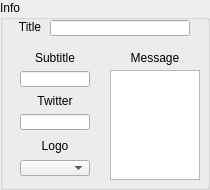
       <widget class="QGroupBox" name="InfoGroupbox">
        <property name="sizePolicy">
         <sizepolicy hsizetype="Fixed" vsizetype="Fixed">
          <horstretch>0</horstretch>
          <verstretch>0</verstretch>
         </sizepolicy>
        </property>
        <property name="minimumSize">
         <size>
          <width>210</width>
          <height>190</height>
         </size>
        </property>
        <property name="maximumSize">
         <size>
          <width>210</width>
          <height>190</height>
         </size>
        </property>
        <property name="title">
         <string>Info</string>
        </property>
        <widget class="QWidget" name="layoutWidget_11">
         <property name="geometry">
          <rect>
           <x>10</x>
           <y>50</y>
           <width>91</width>
           <height>131</height>
          </rect>
         </property>
         <layout class="QVBoxLayout" name="verticalLayout_7">
          <item alignment="Qt::AlignHCenter">
           <widget class="QLabel" name="SubtitleLabel">
            <property name="sizePolicy">
             <sizepolicy hsizetype="Fixed" vsizetype="Fixed">
              <horstretch>0</horstretch>
              <verstretch>0</verstretch>
             </sizepolicy>
            </property>
            <property name="minimumSize">
             <size>
              <width>60</width>
              <height>13</height>
             </size>
            </property>
            <property name="maximumSize">
             <size>
              <width>60</width>
              <height>13</height>
             </size>
            </property>
            <property name="text">
             <string>Subtitle</string>
            </property>
            <property name="alignment">
             <set>Qt::AlignCenter</set>
            </property>
           </widget>
          </item>
          <item alignment="Qt::AlignHCenter">
           <widget class="QLineEdit" name="SubtitleEdit">
            <property name="sizePolicy">
             <sizepolicy hsizetype="Fixed" vsizetype="Fixed">
              <horstretch>0</horstretch>
              <verstretch>0</verstretch>
             </sizepolicy>
            </property>
            <property name="minimumSize">
             <size>
              <width>70</width>
              <height>16</height>
             </size>
            </property>
            <property name="maximumSize">
             <size>
              <width>70</width>
              <height>16</height>
             </size>
            </property>
            <property name="layoutDirection">
             <enum>Qt::RightToLeft</enum>
            </property>
           </widget>
          </item>
          <item alignment="Qt::AlignHCenter">
           <widget class="QLabel" name="TwitterLabel">
            <property name="sizePolicy">
             <sizepolicy hsizetype="Fixed" vsizetype="Fixed">
              <horstretch>0</horstretch>
              <verstretch>0</verstretch>
             </sizepolicy>
            </property>
            <property name="minimumSize">
             <size>
              <width>60</width>
              <height>13</height>
             </size>
            </property>
            <property name="maximumSize">
             <size>
              <width>60</width>
              <height>13</height>
             </size>
            </property>
            <property name="text">
             <string>Twitter</string>
            </property>
            <property name="alignment">
             <set>Qt::AlignCenter</set>
            </property>
           </widget>
          </item>
          <item alignment="Qt::AlignHCenter">
           <widget class="QLineEdit" name="TwitterEdit">
            <property name="sizePolicy">
             <sizepolicy hsizetype="Fixed" vsizetype="Fixed">
              <horstretch>0</horstretch>
              <verstretch>0</verstretch>
             </sizepolicy>
            </property>
            <property name="minimumSize">
             <size>
              <width>70</width>
              <height>16</height>
             </size>
            </property>
            <property name="maximumSize">
             <size>
              <width>70</width>
              <height>16</height>
             </size>
            </property>
            <property name="layoutDirection">
             <enum>Qt::RightToLeft</enum>
            </property>
           </widget>
          </item>
          <item alignment="Qt::AlignHCenter">
           <widget class="QLabel" name="LogoLabel">
            <property name="sizePolicy">
             <sizepolicy hsizetype="Fixed" vsizetype="Fixed">
              <horstretch>0</horstretch>
              <verstretch>0</verstretch>
             </sizepolicy>
            </property>
            <property name="minimumSize">
             <size>
              <width>60</width>
              <height>16</height>
             </size>
            </property>
            <property name="maximumSize">
             <size>
              <width>60</width>
              <height>13</height>
             </size>
            </property>
            <property name="text">
             <string>Logo</string>
            </property>
            <property name="alignment">
             <set>Qt::AlignCenter</set>
            </property>
           </widget>
          </item>
          <item alignment="Qt::AlignHCenter">
           <widget class="QComboBox" name="LogoCombo">
            <property name="sizePolicy">
             <sizepolicy hsizetype="Fixed" vsizetype="Fixed">
              <horstretch>0</horstretch>
              <verstretch>0</verstretch>
             </sizepolicy>
            </property>
            <property name="minimumSize">
             <size>
              <width>70</width>
              <height>16</height>
             </size>
            </property>
            <property name="maximumSize">
             <size>
              <width>70</width>
              <height>16</height>
             </size>
            </property>
           </widget>
          </item>
         </layout>
        </widget>
        <widget class="QLabel" name="TitleLabel">
         <property name="geometry">
          <rect>
           <x>0</x>
           <y>20</y>
           <width>60</width>
           <height>13</height>
          </rect>
         </property>
         <property name="sizePolicy">
          <sizepolicy hsizetype="Fixed" vsizetype="Fixed">
           <horstretch>0</horstretch>
           <verstretch>0</verstretch>
          </sizepolicy>
         </property>
         <property name="minimumSize">
          <size>
           <width>60</width>
           <height>13</height>
          </size>
         </property>
         <property name="maximumSize">
          <size>
           <width>60</width>
           <height>13</height>
          </size>
         </property>
         <property name="text">
          <string>Title</string>
         </property>
         <property name="alignment">
          <set>Qt::AlignCenter</set>
         </property>
        </widget>
        <widget class="QLineEdit" name="TitleEdit">
         <property name="geometry">
          <rect>
           <x>50</x>
           <y>20</y>
           <width>140</width>
           <height>16</height>
          </rect>
         </property>
         <property name="sizePolicy">
          <sizepolicy hsizetype="Fixed" vsizetype="Fixed">
           <horstretch>0</horstretch>
           <verstretch>0</verstretch>
          </sizepolicy>
         </property>
         <property name="minimumSize">
          <size>
           <width>140</width>
           <height>16</height>
          </size>
         </property>
         <property name="maximumSize">
          <size>
           <width>140</width>
           <height>16</height>
          </size>
         </property>
         <property name="layoutDirection">
          <enum>Qt::LeftToRight</enum>
         </property>
         <property name="frame">
          <bool>true</bool>
         </property>
         <property name="alignment">
          <set>Qt::AlignCenter</set>
         </property>
         <property name="clearButtonEnabled">
          <bool>false</bool>
         </property>
        </widget>
        <widget class="QLabel" name="MessageLabel">
         <property name="geometry">
          <rect>
           <x>110</x>
           <y>50</y>
           <width>90</width>
           <height>16</height>
          </rect>
         </property>
         <property name="sizePolicy">
          <sizepolicy hsizetype="Fixed" vsizetype="Fixed">
           <horstretch>0</horstretch>
           <verstretch>0</verstretch>
          </sizepolicy>
         </property>
         <property name="minimumSize">
          <size>
           <width>90</width>
           <height>16</height>
          </size>
         </property>
         <property name="maximumSize">
          <size>
           <width>90</width>
           <height>16</height>
          </size>
         </property>
         <property name="text">
          <string>Message</string>
         </property>
         <property name="alignment">
          <set>Qt::AlignCenter</set>
         </property>
        </widget>
        <widget class="QPlainTextEdit" name="MessageEdit">
         <property name="geometry">
          <rect>
           <x>110</x>
           <y>70</y>
           <width>90</width>
           <height>110</height>
          </rect>
         </property>
         <property name="sizePolicy">
          <sizepolicy hsizetype="Fixed" vsizetype="Fixed">
           <horstretch>0</horstretch>
           <verstretch>0</verstretch>
          </sizepolicy>
         </property>
         <property name="minimumSize">
          <size>
           <width>90</width>
           <height>110</height>
          </size>
         </property>
         <property name="maximumSize">
          <size>
           <width>90</width>
           <height>110</height>
          </size>
         </property>
        </widget>
       </widget>
